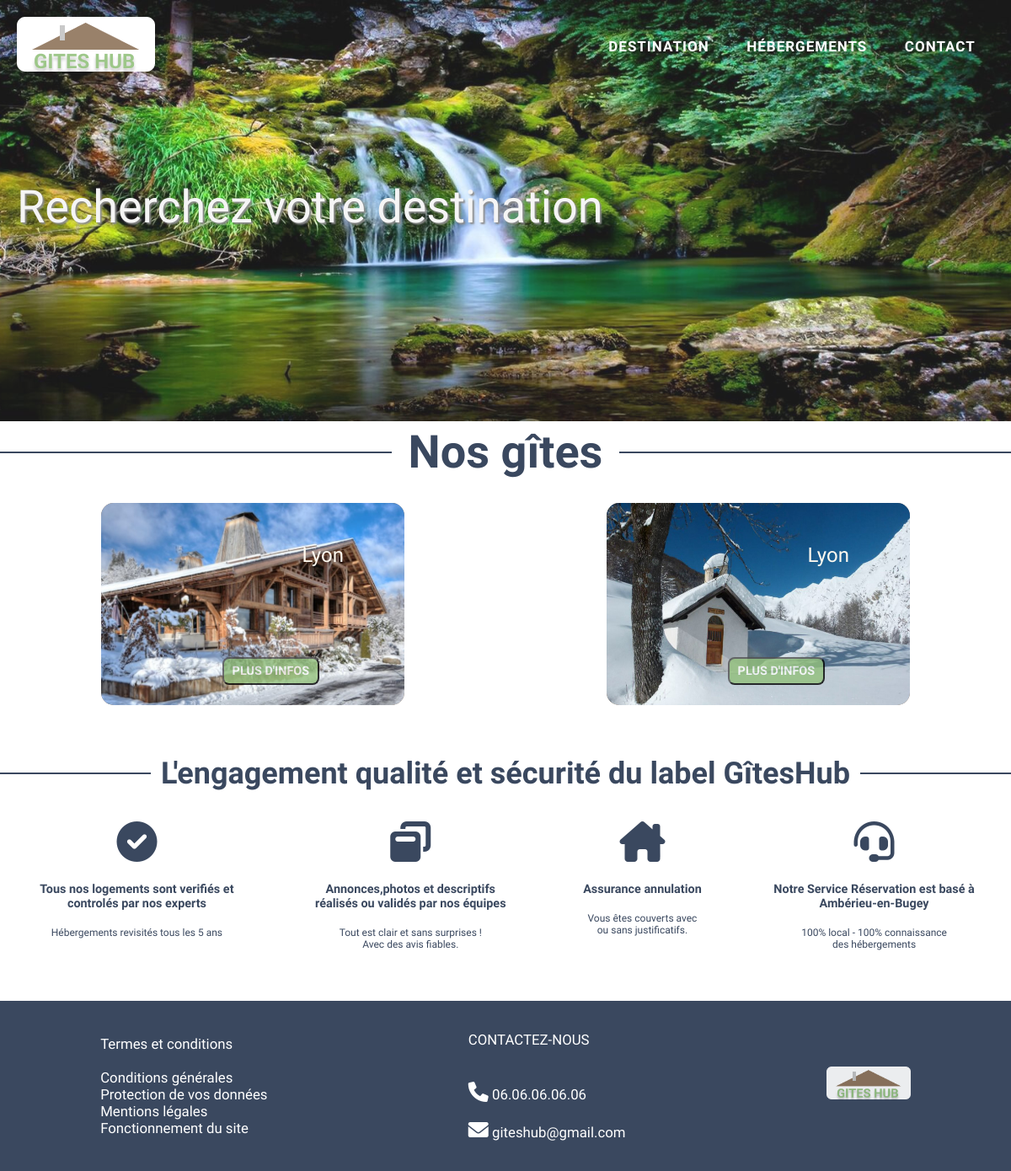
The page /user/search.php?p=lyon on the database its author committed.
### tables this page shows
CREATE TABLE IF NOT EXISTS `info_logement` (
  `id_logement` int(15) NOT NULL AUTO_INCREMENT,
  `ville` varchar(255) NOT NULL,
  `departement` varchar(255) NOT NULL,
  `adresse` varchar(255) NOT NULL,
  `description` text NOT NULL,
  `disponibilite` varchar(255) NOT NULL,
  `nb_couchage` varchar(255) NOT NULL,
  `nb_pieces` varchar(255) NOT NULL,
  `prix` varchar(255) NOT NULL,
  `type_logement` varchar(255) NOT NULL,
  `nom_logement` varchar(250) NOT NULL,
  `img` text NOT NULL,
  PRIMARY KEY (`id_logement`)
);

### class/gite.php (called while the page is built, shortened)
<?php
class Gite {
    private $_id_logement;
    private $_ville ;
    private $_img;
        private function hydrate(array $datas){
        foreach($datas as $key => $value){
        $method = 'set' . ucfirst($key);
        }
}
public function getId_logement(){
    return $this->_id_logement;
}
public function setId_logement($id_logement){
    $this->_id_logement = $id_logement;
}
public function getVille(){
    return $this->_ville;
}
public function setVille($ville){
    $this->_ville = $ville;
}
public function getImg(){
    return $this->_img;
}
public function setImg($img){
    $this->_img = $img;
}
}

### user/search.php (the view, shortened to what this page needs)
<?php
    include_once '../connect/connect.php';
    require_once '../class/gite.php';
    if(isset($_GET['p'] )){
        $recherche = $_GET['p'];
    }
    $req = $db->query("SELECT `id_logement`, `ville`,img FROM `info_logement`  WHERE `ville` LIKE '$recherche%'  ");
    $datas = [];
    while($data =  $req->fetch(PDO::FETCH_ASSOC)){
        $datas[] = new Gite($data);
    }
    require_once '../templates\header.php';
?>
<!DOCTYPE html>
<html lang="en">
<head>
</head>
<body>
    <main>
        <div class="ligne-horizontale">
            <h2 class="title">Nos gîtes</h2>
        </div>
    <section id="hebergement2">
<?php foreach($datas as $post){ ?>
        <article class="gite">
            <div class="img-gite">
            <img src="<?=$post->getImg()?>" alt="">
            </div>
            <div class="content-gite"><?= $post->getVille()?></div>
            <button class="btn-info"><a href="../page3.php?id=<?= $post->getId_logement()?>">Plus d'infos</a></button>
        </article>
<?php } ?>
</section>
   <?php
         require_once '../templates\footer.php';
    ?>
</body>
</html>

### templates/css/style.css (style rules this page uses)
* { margin: 0; padding: 0; font-family: 'Oxygen'; box-sizing: border-box; }
html { scroll-behavior: smooth; }
.title { display: block; color: #3a485f ; font-size: 4.5vw; text-align: center; margin: 5px 20px; }
.ligne-horizontale { display: flex; flex-direction: row; }
.ligne-horizontale:before, .ligne-horizontale:after { content: ""; flex: 2 2; border-bottom: 2px solid #3a485f; margin: auto; }
#hebergement2 { display: flex; flex-wrap: wrap; justify-content: space-around; }
.gite { width: 30%; margin: 2% 0; position: relative; object-fit: cover; }
.content-gite { position: absolute; top: 20%; right: 20%; color: floralwhite; font-size: 2vw; text-transform: capitalize; }
.img-gite { height: 20vw; background-color: rgba(115, 81, 49, 0.8); border-radius: 15px; }
.img-gite > img { width: 100%; height: 100%; border-radius: 15px; }
.gite > .btn-info { background-color: rgba(147, 193, 125, 1); opacity: 80%; color: #3a485f; font-size: 1.2vw; padding: .5vw .8vw ; border-radius: 8px; text-transform: uppercase; font-weight: bolder; position: absolute; left: 40%; bottom: 10%; }
.btn-info > a { text-decoration: none; color: #fff; }

### rows shown on the page
info_logement: img (picture), ville "Lyon"
info_logement: img (picture), ville "Lyon"
